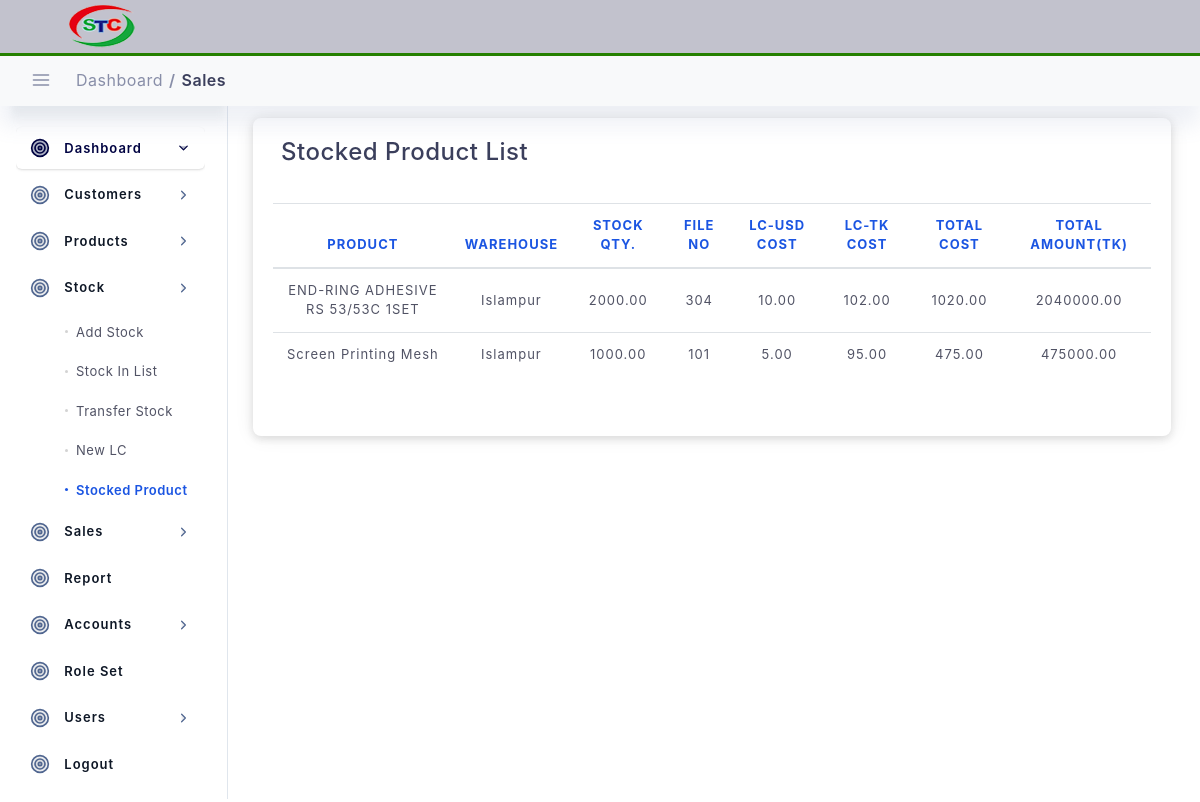
/stock/stocked-product-list (signed in), run on an earlier commit of the app's database.
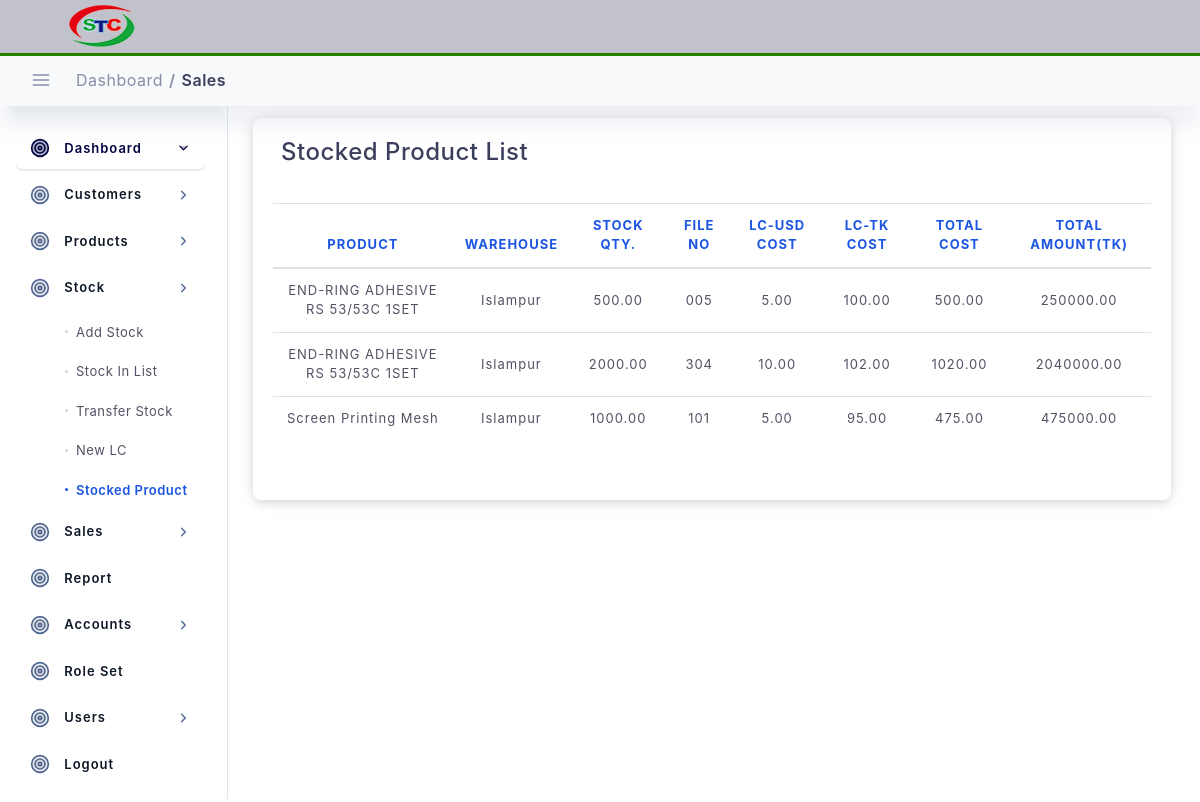
And on a later commit of the database.
### stock/models.py (models this page shows, shortened)
class Stock(models.Model):
    transaction_no = models.CharField(max_length=100, primary_key=True, default=transaction_no)
    created_at = models.DateTimeField(blank=True, null=True, auto_now_add=True)
    updated_at = models.DateTimeField(blank=True, null=True, auto_now=True)
    stock_in_date = models.DateField(blank=True, null=True)
    product = models.ForeignKey(Products, on_delete=models.DO_NOTHING, )
    warehouse = models.ForeignKey(Warehouse, on_delete=models.DO_NOTHING, )
    quantity = models.DecimalField(max_digits=20, decimal_places=2)
    file_no = models.CharField(max_length=100)
    lc_per_dollar_cost_tk = models.DecimalField(max_digits=20, decimal_places=2)
    lc_unit_cost_usd = models.DecimalField(max_digits=20, decimal_places=2)
    lc_unit_cost_tk = models.DecimalField(max_digits=20, decimal_places=2)
    total_amount_tk = models.DecimalField(max_digits=20, decimal_places=2)
    author = models.ForeignKey(User, on_delete=models.DO_NOTHING, )
    is_active = models.BooleanField(default=True)
    class Meta:
        unique_together = (('stock_in_date', 'file_no', 'product'),)

### setup_data/models.py (models this page shows)
class Products(models.Model):
    created_at = models.DateTimeField(blank=True, null=True, auto_now_add=True)
    updated_at = models.DateTimeField(blank=True, null=True, auto_now=True)
    product_name = models.CharField(max_length=100, )
    packing = models.CharField(max_length=20, blank=True, null=True)
    price = models.DecimalField(max_digits=20, decimal_places=2)
    author = models.ForeignKey(User, on_delete=models.DO_NOTHING, )
    category = models.ForeignKey(Category, on_delete=models.DO_NOTHING, )
    origin = models.ForeignKey(Origin, on_delete=models.DO_NOTHING, )
    is_active = models.BooleanField(default=True)
    def __str__(self):
        return self.product_name

class Warehouse(models.Model):
    created_at = models.DateTimeField(blank=True, null=True, auto_now_add=True)
    updated_at = models.DateTimeField(blank=True, null=True, auto_now=True)
    warehouse_name = models.CharField(max_length=100)
    author = models.ForeignKey(User, on_delete=models.DO_NOTHING, )
    is_active = models.BooleanField(default=True)
    def __str__(self):
        return self.warehouse_name

### stock/views.py (the view)
# urls.py: path('stocked-product-list', views.StockedProductListView.as_view(), name="stocked-product-list"),
class StockedProductListView(LoginRequiredMixin, ListView, ):
    model = Stock  # Model I want to Covert to List
    template_name = 'stock/stocked_product_list.html'  # Template Name
    context_object_name = 'stocks'  # Change default name of objectList
    ordering = ['-stock_in_date', '-updated_at']  # Ordering post LIFO
    paginate_by = 10  # number of page I want to show in single page
    def get_context_data(self, **kwargs):
        context = super().get_context_data(**kwargs)
        context["title"] = "Stocked Product"
        context["nav_bar"] = "stocked_product"
        context['stock_list'] = self.model.objects.all()
        return context

### templates/stock/stocked_product_list.html (shortened to what this page needs)
{% extends "main/base.html" %}
{% load static %}
{% block content %}
<div class="col-lg-12 p-4">
    <div class="statbox widget box box-shadow">
        <div class="widget-header">
            <div class="row pb-4">
                <div class="mb-1 col-lg-8">
                    <h4>Stocked Product List</h4>
                </div>
            </div>
        </div>
        <div class="scrollme">
            <table class="table table-hover" id="dataTable">
                <thead>
                <tr>
                    <th class="text-center">Product</th>
                    <th class="text-center">Warehouse</th>
                    <th class="text-center">Stock Qty.</th>
                    <th class="text-center">File No</th>
                    <th class="text-center">LC-USD Cost</th>
                    <th class="text-center">LC-TK Cost</th>
                    <th class="text-center">Total Cost</th>
                    <th class="text-center">Total Amount(TK)</th>
                </tr>
                </thead>
                <tbody>
                {% for stock in stocks %}
                <tr>
                    <td class="text-center">{{stock.product}}</td>
                    <td class="text-center">{{stock.warehouse}}</td>
                    <td class="text-center">{{stock.quantity}}</td>
                    <td class="text-center">{{stock.file_no}}</td>
                    <td class="text-center">{{stock.lc_unit_cost_usd}}</td>
                    <td class="text-center">{{stock.lc_per_dollar_cost_tk}}</td>
                    <td class="text-center">{{stock.lc_unit_cost_tk}}</td>
                    <td class="text-center">{{stock.total_amount_tk}}</td>
                </tr>
                {% endfor %}
                </tbody>
            </table>
            <div class="d-flex justify-content-center">
            </div>
        </div>
    </div>
</div>
{% endblock content %}

What changed in the data, as far as the page shows it:
added Stock: product "END-RING ADHESIVE RS 53/53C 1SET", warehouse "Islampur", quantity "500.00", file_no "005", lc_unit_cost_usd "5.00", lc_per_dollar_cost_tk "100.00", lc_unit_cost_tk "500.00", total_amount_tk "250000.00"
